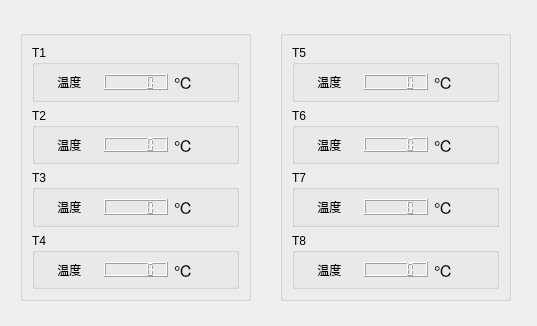
<?xml version="1.0" encoding="UTF-8"?>
<ui version="4.0">
 <class>tempage</class>
 <widget class="QWidget" name="tempage">
  <property name="geometry">
   <rect>
    <x>0</x>
    <y>0</y>
    <width>537</width>
    <height>326</height>
   </rect>
  </property>
  <property name="windowTitle">
   <string>Form</string>
  </property>
  <widget class="QGroupBox" name="TBox1">
   <property name="geometry">
    <rect>
     <x>20</x>
     <y>30</y>
     <width>231</width>
     <height>271</height>
    </rect>
   </property>
   <property name="title">
    <string/>
   </property>
   <layout class="QVBoxLayout" name="verticalLayout">
    <item>
     <widget class="QGroupBox" name="T1">
      <property name="title">
       <string>T1</string>
      </property>
      <layout class="QHBoxLayout" name="horizontalLayout">
       <item>
        <widget class="QLabel" name="label">
         <property name="text">
          <string>    温度</string>
         </property>
        </widget>
       </item>
       <item>
        <widget class="QLCDNumber" name="lcd_t1"/>
       </item>
       <item>
        <widget class="QLabel" name="label_2">
         <property name="font">
          <font>
           <pointsize>12</pointsize>
          </font>
         </property>
         <property name="text">
          <string>℃</string>
         </property>
        </widget>
       </item>
      </layout>
     </widget>
    </item>
    <item>
     <widget class="QGroupBox" name="T2">
      <property name="title">
       <string>T2</string>
      </property>
      <layout class="QHBoxLayout" name="horizontalLayout_2">
       <item>
        <widget class="QLabel" name="label_3">
         <property name="text">
          <string>    温度</string>
         </property>
        </widget>
       </item>
       <item>
        <widget class="QLCDNumber" name="lcd_t2"/>
       </item>
       <item>
        <widget class="QLabel" name="label_4">
         <property name="font">
          <font>
           <pointsize>12</pointsize>
          </font>
         </property>
         <property name="text">
          <string>℃</string>
         </property>
        </widget>
       </item>
      </layout>
     </widget>
    </item>
    <item>
     <widget class="QGroupBox" name="T3">
      <property name="title">
       <string>T3</string>
      </property>
      <layout class="QHBoxLayout" name="horizontalLayout_3">
       <item>
        <widget class="QLabel" name="label_5">
         <property name="text">
          <string>    温度</string>
         </property>
        </widget>
       </item>
       <item>
        <widget class="QLCDNumber" name="lcd_t3"/>
       </item>
       <item>
        <widget class="QLabel" name="label_6">
         <property name="font">
          <font>
           <pointsize>12</pointsize>
          </font>
         </property>
         <property name="text">
          <string>℃</string>
         </property>
        </widget>
       </item>
      </layout>
     </widget>
    </item>
    <item>
     <widget class="QGroupBox" name="T4">
      <property name="title">
       <string>T4</string>
      </property>
      <layout class="QHBoxLayout" name="horizontalLayout_4">
       <item>
        <widget class="QLabel" name="label_7">
         <property name="text">
          <string>    温度</string>
         </property>
        </widget>
       </item>
       <item>
        <widget class="QLCDNumber" name="lcd_t4"/>
       </item>
       <item>
        <widget class="QLabel" name="label_8">
         <property name="font">
          <font>
           <pointsize>12</pointsize>
          </font>
         </property>
         <property name="text">
          <string>℃</string>
         </property>
        </widget>
       </item>
      </layout>
     </widget>
    </item>
   </layout>
  </widget>
  <widget class="QGroupBox" name="TBox2">
   <property name="geometry">
    <rect>
     <x>280</x>
     <y>30</y>
     <width>231</width>
     <height>271</height>
    </rect>
   </property>
   <property name="title">
    <string/>
   </property>
   <layout class="QVBoxLayout" name="verticalLayout_2">
    <item>
     <widget class="QGroupBox" name="T5">
      <property name="title">
       <string>T5</string>
      </property>
      <layout class="QHBoxLayout" name="horizontalLayout_5">
       <item>
        <widget class="QLabel" name="label_9">
         <property name="text">
          <string>    温度</string>
         </property>
        </widget>
       </item>
       <item>
        <widget class="QLCDNumber" name="lcd_t5"/>
       </item>
       <item>
        <widget class="QLabel" name="label_10">
         <property name="font">
          <font>
           <pointsize>12</pointsize>
          </font>
         </property>
         <property name="text">
          <string>℃</string>
         </property>
        </widget>
       </item>
      </layout>
     </widget>
    </item>
    <item>
     <widget class="QGroupBox" name="T6">
      <property name="title">
       <string>T6</string>
      </property>
      <layout class="QHBoxLayout" name="horizontalLayout_6">
       <item>
        <widget class="QLabel" name="label_11">
         <property name="text">
          <string>    温度</string>
         </property>
        </widget>
       </item>
       <item>
        <widget class="QLCDNumber" name="lcd_t6"/>
       </item>
       <item>
        <widget class="QLabel" name="label_12">
         <property name="font">
          <font>
           <pointsize>12</pointsize>
          </font>
         </property>
         <property name="text">
          <string>℃</string>
         </property>
        </widget>
       </item>
      </layout>
     </widget>
    </item>
    <item>
     <widget class="QGroupBox" name="T7">
      <property name="title">
       <string>T7</string>
      </property>
      <layout class="QHBoxLayout" name="horizontalLayout_7">
       <item>
        <widget class="QLabel" name="label_13">
         <property name="text">
          <string>    温度</string>
         </property>
        </widget>
       </item>
       <item>
        <widget class="QLCDNumber" name="lcd_t7"/>
       </item>
       <item>
        <widget class="QLabel" name="label_14">
         <property name="font">
          <font>
           <pointsize>12</pointsize>
          </font>
         </property>
         <property name="text">
          <string>℃</string>
         </property>
        </widget>
       </item>
      </layout>
     </widget>
    </item>
    <item>
     <widget class="QGroupBox" name="T8">
      <property name="title">
       <string>T8</string>
      </property>
      <layout class="QHBoxLayout" name="horizontalLayout_8">
       <item>
        <widget class="QLabel" name="label_15">
         <property name="text">
          <string>    温度</string>
         </property>
        </widget>
       </item>
       <item>
        <widget class="QLCDNumber" name="lcd_t8"/>
       </item>
       <item>
        <widget class="QLabel" name="label_16">
         <property name="font">
          <font>
           <pointsize>12</pointsize>
          </font>
         </property>
         <property name="text">
          <string>℃</string>
         </property>
        </widget>
       </item>
      </layout>
     </widget>
    </item>
   </layout>
  </widget>
 </widget>
 <resources/>
 <connections/>
</ui>
